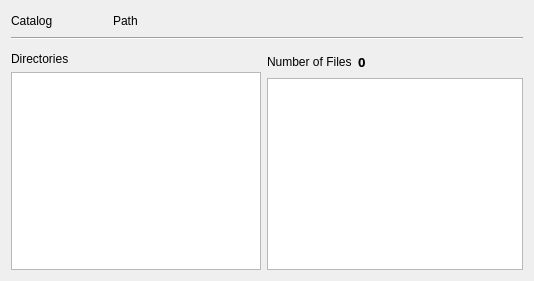
      <widget class="QWidget" name="tab_Explore">
       <attribute name="icon">
        <iconset theme="folder-text">
         <normaloff>.</normaloff>.</iconset>
       </attribute>
       <attribute name="title">
        <string>Explore</string>
       </attribute>
       <attribute name="toolTip">
        <string>Explore a catalog</string>
       </attribute>
       <layout class="QGridLayout" name="gridLayout_10">
        <item row="0" column="0">
         <layout class="QHBoxLayout" name="Explore_horizontalLayout_CatalogInfo">
          <item>
           <widget class="QLabel" name="Explore_label_CatalogNameLabel">
            <property name="maximumSize">
             <size>
              <width>100</width>
              <height>16777215</height>
             </size>
            </property>
            <property name="text">
             <string>Catalog</string>
            </property>
           </widget>
          </item>
          <item>
           <widget class="QLabel" name="Explore_label_CatalogNameDisplay">
            <property name="font">
             <font>
              <family>Noto Sans</family>
              <pointsize>10</pointsize>
              <weight>75</weight>
              <bold>true</bold>
             </font>
            </property>
            <property name="text">
             <string/>
            </property>
           </widget>
          </item>
          <item>
           <spacer name="Explore_horizontalSpacer_01">
            <property name="orientation">
             <enum>Qt::Horizontal</enum>
            </property>
            <property name="sizeType">
             <enum>QSizePolicy::Fixed</enum>
            </property>
            <property name="sizeHint" stdset="0">
             <size>
              <width>40</width>
              <height>20</height>
             </size>
            </property>
           </spacer>
          </item>
          <item>
           <widget class="QLabel" name="Explore_label_CatalogPathLabel">
            <property name="maximumSize">
             <size>
              <width>100</width>
              <height>16777215</height>
             </size>
            </property>
            <property name="text">
             <string>Path</string>
            </property>
           </widget>
          </item>
          <item>
           <widget class="QLabel" name="Explore_label_CatalogPathDisplay">
            <property name="font">
             <font>
              <family>Noto Sans</family>
              <pointsize>10</pointsize>
              <weight>75</weight>
              <bold>true</bold>
             </font>
            </property>
            <property name="text">
             <string/>
            </property>
           </widget>
          </item>
          <item>
           <spacer name="Explore_horizontalSpacer_02">
            <property name="orientation">
             <enum>Qt::Horizontal</enum>
            </property>
            <property name="sizeHint" stdset="0">
             <size>
              <width>40</width>
              <height>20</height>
             </size>
            </property>
           </spacer>
          </item>
         </layout>
        </item>
        <item row="1" column="0">
         <widget class="Line" name="Explore_line_Separate">
          <property name="orientation">
           <enum>Qt::Horizontal</enum>
          </property>
         </widget>
        </item>
        <item row="6" column="0">
         <layout class="QHBoxLayout" name="Explore_horizontalLayout_CatalogContent" stretch="0,0">
          <property name="spacing">
           <number>6</number>
          </property>
          <property name="topMargin">
           <number>6</number>
          </property>
          <item>
           <layout class="QVBoxLayout" name="Explore_verticalLayout_Directories">
            <item>
             <layout class="QHBoxLayout" name="Explore_horizontalLayout_Directories">
              <property name="spacing">
               <number>0</number>
              </property>
              <item>
               <widget class="QLabel" name="Explore_label_Directories">
                <property name="enabled">
                 <bool>true</bool>
                </property>
                <property name="text">
                 <string>Directories</string>
                </property>
               </widget>
              </item>
             </layout>
            </item>
            <item>
             <widget class="QTreeView" name="Explore_treeview_Directories">
              <property name="enabled">
               <bool>true</bool>
              </property>
              <property name="sizePolicy">
               <sizepolicy hsizetype="Fixed" vsizetype="Expanding">
                <horstretch>0</horstretch>
                <verstretch>0</verstretch>
               </sizepolicy>
              </property>
              <property name="maximumSize">
               <size>
                <width>250</width>
                <height>16777215</height>
               </size>
              </property>
             </widget>
            </item>
           </layout>
          </item>
          <item>
           <layout class="QVBoxLayout" name="Explore_verticalLayout_Files">
            <item>
             <layout class="QHBoxLayout" name="Explore_horizontalLayout_FilesNumber">
              <item>
               <widget class="QLabel" name="Explore_label_FilesNumberLabel">
                <property name="sizePolicy">
                 <sizepolicy hsizetype="Maximum" vsizetype="Preferred">
                  <horstretch>0</horstretch>
                  <verstretch>0</verstretch>
                 </sizepolicy>
                </property>
                <property name="maximumSize">
                 <size>
                  <width>150</width>
                  <height>16777215</height>
                 </size>
                </property>
                <property name="text">
                 <string>Number of Files</string>
                </property>
               </widget>
              </item>
              <item>
               <widget class="QLabel" name="Explore_label_FilesNumberDisplay">
                <property name="enabled">
                 <bool>true</bool>
                </property>
                <property name="font">
                 <font>
                  <family>Noto Sans</family>
                  <pointsize>10</pointsize>
                  <weight>75</weight>
                  <bold>true</bold>
                 </font>
                </property>
                <property name="text">
                 <string>0</string>
                </property>
               </widget>
              </item>
              <item>
               <spacer name="Explore_horizontalSpacer_03">
                <property name="orientation">
                 <enum>Qt::Horizontal</enum>
                </property>
                <property name="sizeHint" stdset="0">
                 <size>
                  <width>40</width>
                  <height>20</height>
                 </size>
                </property>
               </spacer>
              </item>
             </layout>
            </item>
            <item>
             <widget class="QTreeView" name="Explore_treeView_FileList">
              <property name="font">
               <font>
                <family>Noto Sans</family>
                <pointsize>10</pointsize>
               </font>
              </property>
              <property name="toolTip">
               <string>Click to open the file</string>
              </property>
              <property name="editTriggers">
               <set>QAbstractItemView::NoEditTriggers</set>
              </property>
              <property name="alternatingRowColors">
               <bool>true</bool>
              </property>
              <property name="sortingEnabled">
               <bool>true</bool>
              </property>
             </widget>
            </item>
           </layout>
          </item>
         </layout>
        </item>
       </layout>
      </widget>
